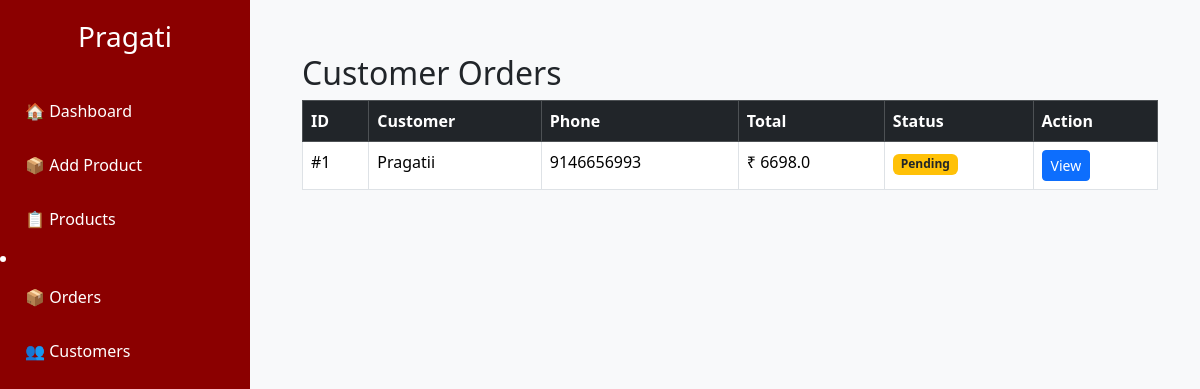
Page /admin/orders on the committed database.
### models.py (models this page shows)
class Order(db.Model):
    id = db.Column(db.Integer, primary_key=True)
    user_id = db.Column(db.Integer, db.ForeignKey("user.id"))
    customer_name = db.Column(db.String(100))
    phone = db.Column(db.String(20))
    address = db.Column(db.Text)
    total_amount = db.Column(db.Float)
    status = db.Column(db.String(50), default="Pending")

### app.py (the view)
@app.route("/admin/orders")
def admin_orders():
    orders = Order.query.order_by(Order.id.desc()).all()
    return render_template(
        "admin/orders.html",
        orders=orders
    )

### templates/admin/orders.html (shortened to what this page needs)
{% extends "admin/base_admin.html" %}
{% block content %}
<div class="container mt-4">
<h2>Customer Orders</h2>
<table class="table table-bordered table-hover">
<thead class="table-dark">
<tr>
<th>ID</th>
<th>Customer</th>
<th>Phone</th>
<th>Total</th>
<th>Status</th>
<th>Action</th>
</tr>
</thead>
<tbody>
{% for order in orders %}
<tr>
<td>#{{ order.id }}</td>
<td>{{ order.customer_name }}</td>
<td>{{ order.phone }}</td>
<td>₹ {{ order.total_amount }}</td>
<td>
{% if order.status == "Pending" %}
<span class="badge bg-warning text-dark">Pending</span>
{% elif order.status == "Confirmed" %}
<span class="badge bg-primary">Confirmed</span>
{% elif order.status == "Packed" %}
<span class="badge bg-info">Packed</span>
{% elif order.status == "Shipped" %}
<span class="badge bg-secondary">Shipped</span>
{% elif order.status == "Delivered" %}
<span class="badge bg-success">Delivered</span>
{% endif %}
</td>
<td>
<a href="{{ url_for('view_order', id=order.id) }}"
class="btn btn-primary btn-sm">
View
</a>
</td>
</tr>
{% endfor %}
</tbody>
</table>
</div>
{% endblock %}

### templates/admin/base_admin.html (style rules this page uses)
body { background:#f8f9fa; }

### rows in the picture
Order: id "1", customer_name "Pragatii", phone "9146656993", total_amount "6698.0", status "Pending"
